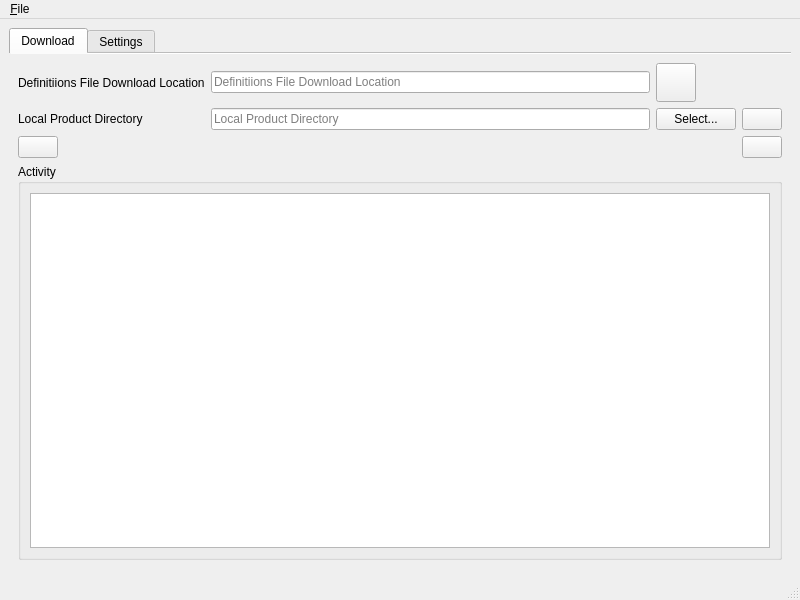
<?xml version="1.0" encoding="UTF-8"?>
<ui version="4.0">
 <class>qup</class>
 <widget class="QMainWindow" name="qup">
  <property name="geometry">
   <rect>
    <x>0</x>
    <y>0</y>
    <width>800</width>
    <height>600</height>
   </rect>
  </property>
  <property name="windowTitle">
   <string>Qup</string>
  </property>
  <property name="windowIcon">
   <iconset resource="../images/images.qrc">
    <normaloff>:/cup.png</normaloff>:/cup.png</iconset>
  </property>
  <widget class="QWidget" name="centralwidget">
   <layout class="QVBoxLayout" name="verticalLayout">
    <item>
     <widget class="QTabWidget" name="tabWidget">
      <property name="currentIndex">
       <number>0</number>
      </property>
      <property name="usesScrollButtons">
       <bool>false</bool>
      </property>
      <property name="documentMode">
       <bool>true</bool>
      </property>
      <widget class="QWidget" name="page">
       <attribute name="icon">
        <iconset resource="../images/images.qrc">
         <normaloff>:/download.png</normaloff>:/download.png</iconset>
       </attribute>
       <attribute name="title">
        <string>Download</string>
       </attribute>
       <layout class="QVBoxLayout" name="verticalLayout_3">
        <item>
         <layout class="QGridLayout" name="gridLayout">
          <item row="1" column="0">
           <widget class="QLabel" name="label_4">
            <property name="text">
             <string>Local Product Directory</string>
            </property>
           </widget>
          </item>
          <item row="0" column="2">
           <widget class="QToolButton" name="favorites">
            <property name="toolTip">
             <string>Favorites</string>
            </property>
            <property name="text">
             <string/>
            </property>
            <property name="icon">
             <iconset resource="../images/images.qrc">
              <normaloff>:/menu.png</normaloff>:/menu.png</iconset>
            </property>
            <property name="iconSize">
             <size>
              <width>32</width>
              <height>32</height>
             </size>
            </property>
           </widget>
          </item>
          <item row="1" column="2">
           <widget class="QPushButton" name="select_local">
            <property name="text">
             <string>Select...</string>
            </property>
           </widget>
          </item>
          <item row="1" column="1">
           <widget class="QLineEdit" name="local">
            <property name="readOnly">
             <bool>true</bool>
            </property>
            <property name="placeholderText">
             <string>Local Product Directory</string>
            </property>
           </widget>
          </item>
          <item row="0" column="0">
           <widget class="QLabel" name="label">
            <property name="text">
             <string>Definitiions File Download Location</string>
            </property>
           </widget>
          </item>
          <item row="0" column="1">
           <widget class="QLineEdit" name="lineEdit">
            <property name="placeholderText">
             <string>Definitiions File Download Location</string>
            </property>
           </widget>
          </item>
          <item row="1" column="3">
           <widget class="QPushButton" name="save">
            <property name="toolTip">
             <string>Save Favorite</string>
            </property>
            <property name="icon">
             <iconset resource="../images/images.qrc">
              <normaloff>:/save.png</normaloff>:/save.png</iconset>
            </property>
            <property name="iconSize">
             <size>
              <width>32</width>
              <height>32</height>
             </size>
            </property>
           </widget>
          </item>
         </layout>
        </item>
        <item>
         <layout class="QHBoxLayout" name="horizontalLayout_3">
          <item>
           <widget class="QPushButton" name="download">
            <property name="toolTip">
             <string>Download</string>
            </property>
            <property name="icon">
             <iconset resource="../images/images.qrc">
              <normaloff>:/download.png</normaloff>:/download.png</iconset>
            </property>
            <property name="iconSize">
             <size>
              <width>32</width>
              <height>32</height>
             </size>
            </property>
           </widget>
          </item>
          <item>
           <spacer name="horizontalSpacer">
            <property name="orientation">
             <enum>Qt::Horizontal</enum>
            </property>
            <property name="sizeHint" stdset="0">
             <size>
              <width>40</width>
              <height>20</height>
             </size>
            </property>
           </spacer>
          </item>
          <item>
           <widget class="QPushButton" name="install">
            <property name="toolTip">
             <string>Install</string>
            </property>
            <property name="icon">
             <iconset resource="../images/images.qrc">
              <normaloff>:/ok.png</normaloff>:/ok.png</iconset>
            </property>
            <property name="iconSize">
             <size>
              <width>32</width>
              <height>32</height>
             </size>
            </property>
           </widget>
          </item>
         </layout>
        </item>
        <item>
         <widget class="QGroupBox" name="groupBox">
          <property name="title">
           <string>Activity</string>
          </property>
          <layout class="QVBoxLayout" name="verticalLayout_2">
           <item>
            <widget class="QTextEdit" name="activity">
             <property name="readOnly">
              <bool>true</bool>
             </property>
            </widget>
           </item>
          </layout>
         </widget>
        </item>
       </layout>
      </widget>
      <widget class="QWidget" name="page">
       <attribute name="icon">
        <iconset resource="../images/images.qrc">
         <normaloff>:/settings.png</normaloff>:/settings.png</iconset>
       </attribute>
       <attribute name="title">
        <string>Settings</string>
       </attribute>
       <layout class="QVBoxLayout" name="verticalLayout_4">
        <item>
         <layout class="QHBoxLayout" name="horizontalLayout_5">
          <item>
           <widget class="QLabel" name="label_5">
            <property name="text">
             <string>Temporary Directory</string>
            </property>
           </widget>
          </item>
          <item>
           <widget class="QLineEdit" name="temporary_directory">
            <property name="readOnly">
             <bool>true</bool>
            </property>
            <property name="placeholderText">
             <string>Temporary Directory</string>
            </property>
           </widget>
          </item>
          <item>
           <widget class="QPushButton" name="select_temporary_directory">
            <property name="text">
             <string>Select...</string>
            </property>
           </widget>
          </item>
         </layout>
        </item>
        <item>
         <spacer name="verticalSpacer">
          <property name="orientation">
           <enum>Qt::Vertical</enum>
          </property>
          <property name="sizeHint" stdset="0">
           <size>
            <width>20</width>
            <height>40</height>
           </size>
          </property>
         </spacer>
        </item>
       </layout>
      </widget>
     </widget>
    </item>
   </layout>
  </widget>
  <widget class="QMenuBar" name="menubar">
   <property name="geometry">
    <rect>
     <x>0</x>
     <y>0</y>
     <width>800</width>
     <height>34</height>
    </rect>
   </property>
   <widget class="QMenu" name="menu_File">
    <property name="title">
     <string>&amp;File</string>
    </property>
    <addaction name="action_Exit"/>
   </widget>
   <addaction name="menu_File"/>
  </widget>
  <widget class="QStatusBar" name="statusbar"/>
  <action name="action_Exit">
   <property name="icon">
    <iconset resource="../images/images.qrc">
     <normaloff>:/cancel.png</normaloff>:/cancel.png</iconset>
   </property>
   <property name="text">
    <string>&amp;Exit</string>
   </property>
  </action>
 </widget>
 <tabstops>
  <tabstop>tabWidget</tabstop>
  <tabstop>lineEdit</tabstop>
  <tabstop>favorites</tabstop>
  <tabstop>local</tabstop>
  <tabstop>select_local</tabstop>
  <tabstop>save</tabstop>
  <tabstop>download</tabstop>
  <tabstop>install</tabstop>
  <tabstop>activity</tabstop>
  <tabstop>temporary_directory</tabstop>
  <tabstop>select_temporary_directory</tabstop>
 </tabstops>
 <resources>
  <include location="../images/images.qrc"/>
 </resources>
 <connections/>
</ui>
